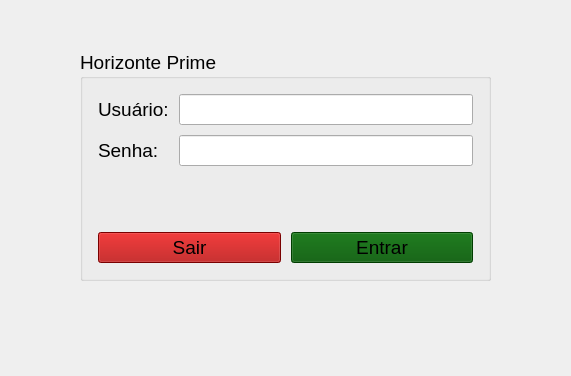
<?xml version="1.0" encoding="UTF-8"?>
<ui version="4.0">
 <class>Form</class>
 <widget class="QWidget" name="Form">
  <property name="geometry">
   <rect>
    <x>0</x>
    <y>0</y>
    <width>571</width>
    <height>376</height>
   </rect>
  </property>
  <property name="windowTitle">
   <string>Form</string>
  </property>
  <widget class="QGroupBox" name="groupBox">
   <property name="geometry">
    <rect>
     <x>80</x>
     <y>50</y>
     <width>411</width>
     <height>231</height>
    </rect>
   </property>
   <property name="font">
    <font>
     <pointsize>14</pointsize>
    </font>
   </property>
   <property name="title">
    <string>Horizonte Prime</string>
   </property>
   <layout class="QVBoxLayout" name="verticalLayout">
    <property name="spacing">
     <number>10</number>
    </property>
    <property name="leftMargin">
     <number>15</number>
    </property>
    <property name="topMargin">
     <number>15</number>
    </property>
    <property name="rightMargin">
     <number>15</number>
    </property>
    <property name="bottomMargin">
     <number>15</number>
    </property>
    <item>
     <layout class="QFormLayout" name="formLayout">
      <item row="0" column="0">
       <widget class="QLabel" name="label_usuario">
        <property name="text">
         <string>Usuário:</string>
        </property>
       </widget>
      </item>
      <item row="0" column="1">
       <widget class="QLineEdit" name="lineEdit__usuario">
        <property name="placeholderText">
         <string/>
        </property>
       </widget>
      </item>
      <item row="1" column="0">
       <widget class="QLabel" name="label_senha">
        <property name="text">
         <string>Senha:</string>
        </property>
       </widget>
      </item>
      <item row="1" column="1">
       <widget class="QLineEdit" name="lineEdit_senha">
        <property name="inputMask">
         <string/>
        </property>
        <property name="echoMode">
         <enum>QLineEdit::EchoMode::Password</enum>
        </property>
        <property name="placeholderText">
         <string/>
        </property>
       </widget>
      </item>
     </layout>
    </item>
    <item>
     <widget class="QLabel" name="label_feedbeck">
      <property name="text">
       <string/>
      </property>
      <property name="alignment">
       <set>Qt::AlignmentFlag::AlignCenter</set>
      </property>
     </widget>
    </item>
    <item>
     <layout class="QHBoxLayout" name="horizontalLayout">
      <item>
       <widget class="QPushButton" name="pushButton_sair">
        <property name="font">
         <font>
          <pointsize>14</pointsize>
         </font>
        </property>
        <property name="styleSheet">
         <string notr="true">background-color: rgb(170, 0, 0);</string>
        </property>
        <property name="text">
         <string>Sair</string>
        </property>
       </widget>
      </item>
      <item>
       <widget class="QPushButton" name="pushButton__entrar">
        <property name="font">
         <font>
          <pointsize>14</pointsize>
         </font>
        </property>
        <property name="styleSheet">
         <string notr="true">background-color: rgb(0, 85, 0);</string>
        </property>
        <property name="text">
         <string>Entrar</string>
        </property>
       </widget>
      </item>
     </layout>
    </item>
   </layout>
  </widget>
 </widget>
 <resources/>
 <connections/>
</ui>
